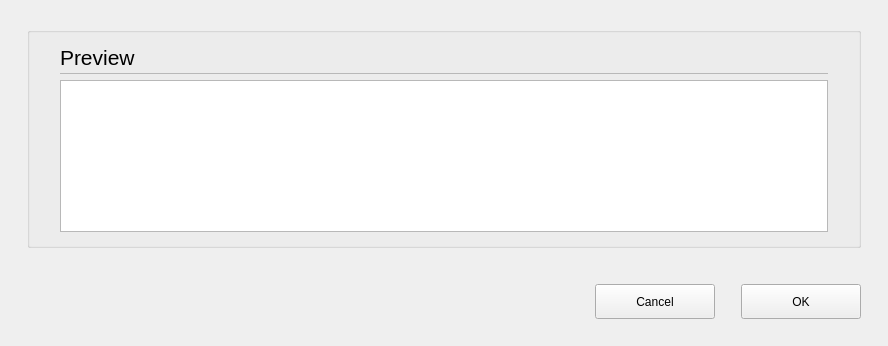
<?xml version="1.0" encoding="UTF-8"?>
<ui version="4.0">
 <class>C_SdNdeDpListCommentDialog</class>
 <widget class="QWidget" name="C_SdNdeDpListCommentDialog">
  <property name="geometry">
   <rect>
    <x>0</x>
    <y>0</y>
    <width>888</width>
    <height>346</height>
   </rect>
  </property>
  <property name="windowTitle">
   <string>C_SdNdeDpListCommentDialog</string>
  </property>
  <layout class="QVBoxLayout" name="verticalLayout">
   <property name="leftMargin">
    <number>27</number>
   </property>
   <property name="topMargin">
    <number>27</number>
   </property>
   <property name="rightMargin">
    <number>27</number>
   </property>
   <property name="bottomMargin">
    <number>0</number>
   </property>
   <item>
    <widget class="QGroupBox" name="pc_GroupBoxGeneral_5">
     <property name="styleRole" stdset="0">
      <string>default</string>
     </property>
     <property name="title">
      <string/>
     </property>
     <layout class="QVBoxLayout" name="verticalLayout_6">
      <property name="spacing">
       <number>0</number>
      </property>
      <property name="leftMargin">
       <number>30</number>
      </property>
      <property name="rightMargin">
       <number>30</number>
      </property>
      <property name="bottomMargin">
       <number>13</number>
      </property>
      <item>
       <layout class="QHBoxLayout" name="horizontalLayout_7" stretch="0,1">
        <property name="spacing">
         <number>6</number>
        </property>
        <item>
         <widget class="stw::opensyde_gui_elements::C_OgeLabContextMenuBase" name="pc_LabelHeadingPreview">
          <property name="styleRole" stdset="0">
           <string>heading-group-bold</string>
          </property>
          <property name="minimumSize">
           <size>
            <width>0</width>
            <height>30</height>
           </size>
          </property>
          <property name="maximumSize">
           <size>
            <width>16777215</width>
            <height>30</height>
           </size>
          </property>
          <property name="font">
           <font>
            <family>Segoe UI</family>
            <pointsize>16</pointsize>
           </font>
          </property>
          <property name="text">
           <string>Preview</string>
          </property>
         </widget>
        </item>
        <item>
         <spacer name="horizontalSpacer_10">
          <property name="orientation">
           <enum>Qt::Horizontal</enum>
          </property>
          <property name="sizeHint" stdset="0">
           <size>
            <width>40</width>
            <height>1</height>
           </size>
          </property>
         </spacer>
        </item>
       </layout>
      </item>
      <item>
       <layout class="QHBoxLayout" name="horizontalLayout_20" stretch="0">
        <property name="spacing">
         <number>0</number>
        </property>
        <property name="topMargin">
         <number>1</number>
        </property>
        <property name="rightMargin">
         <number>0</number>
        </property>
        <property name="bottomMargin">
         <number>0</number>
        </property>
        <item>
         <widget class="stw::opensyde_gui_elements::C_OgeFraSeparator" name="pc_Frame_3">
          <property name="minimumSize">
           <size>
            <width>0</width>
            <height>1</height>
           </size>
          </property>
          <property name="maximumSize">
           <size>
            <width>16777215</width>
            <height>1</height>
           </size>
          </property>
          <property name="frameShape">
           <enum>QFrame::StyledPanel</enum>
          </property>
          <property name="frameShadow">
           <enum>QFrame::Raised</enum>
          </property>
         </widget>
        </item>
       </layout>
      </item>
      <item>
       <spacer name="verticalSpacer_6">
        <property name="orientation">
         <enum>Qt::Vertical</enum>
        </property>
        <property name="sizeType">
         <enum>QSizePolicy::Fixed</enum>
        </property>
        <property name="sizeHint" stdset="0">
         <size>
          <width>6</width>
          <height>6</height>
         </size>
        </property>
       </spacer>
      </item>
      <item>
       <widget class="stw::opensyde_gui_elements::C_OgeTedPropertiesComment" name="pc_TextEditComment"/>
      </item>
     </layout>
    </widget>
   </item>
   <item>
    <spacer name="pc_VerticalSpacerButtonsObove">
     <property name="orientation">
      <enum>Qt::Vertical</enum>
     </property>
     <property name="sizeType">
      <enum>QSizePolicy::Fixed</enum>
     </property>
     <property name="sizeHint" stdset="0">
      <size>
       <width>20</width>
       <height>30</height>
      </size>
     </property>
    </spacer>
   </item>
   <item>
    <layout class="QHBoxLayout" name="horizontalLayout_22">
     <item>
      <spacer name="horizontalSpacer_9">
       <property name="orientation">
        <enum>Qt::Horizontal</enum>
       </property>
       <property name="sizeHint" stdset="0">
        <size>
         <width>40</width>
         <height>20</height>
        </size>
       </property>
      </spacer>
     </item>
     <item>
      <widget class="QPushButton" name="pc_PushButtonCancel">
       <property name="styleRole" stdset="0">
        <string>cancel</string>
       </property>
       <property name="minimumSize">
        <size>
         <width>120</width>
         <height>35</height>
        </size>
       </property>
       <property name="maximumSize">
        <size>
         <width>120</width>
         <height>35</height>
        </size>
       </property>
       <property name="text">
        <string>Cancel</string>
       </property>
      </widget>
     </item>
     <item>
      <spacer name="horizontalSpacer">
       <property name="orientation">
        <enum>Qt::Horizontal</enum>
       </property>
       <property name="sizeType">
        <enum>QSizePolicy::Fixed</enum>
       </property>
       <property name="sizeHint" stdset="0">
        <size>
         <width>20</width>
         <height>20</height>
        </size>
       </property>
      </spacer>
     </item>
     <item>
      <widget class="QPushButton" name="pc_PushButtonOk">
       <property name="styleRole" stdset="0">
        <string>dialog</string>
       </property>
       <property name="minimumSize">
        <size>
         <width>120</width>
         <height>35</height>
        </size>
       </property>
       <property name="maximumSize">
        <size>
         <width>120</width>
         <height>35</height>
        </size>
       </property>
       <property name="text">
        <string>OK</string>
       </property>
      </widget>
     </item>
    </layout>
   </item>
   <item>
    <spacer name="verticalSpacer_7">
     <property name="orientation">
      <enum>Qt::Vertical</enum>
     </property>
     <property name="sizeType">
      <enum>QSizePolicy::Fixed</enum>
     </property>
     <property name="sizeHint" stdset="0">
      <size>
       <width>20</width>
       <height>27</height>
      </size>
     </property>
    </spacer>
   </item>
  </layout>
 </widget>
 <customwidgets>
  <customwidget>
   <class>stw::opensyde_gui_elements::C_OgeLabContextMenuBase</class>
   <extends>QLabel</extends>
   <header>C_OgeLabContextMenuBase.hpp</header>
  </customwidget>
  <customwidget>
   <class>stw::opensyde_gui_elements::C_OgeFraSeparator</class>
   <extends>QFrame</extends>
   <header>C_OgeFraSeparator.hpp</header>
   <container>1</container>
  </customwidget>
  <customwidget>
   <class>stw::opensyde_gui_elements::C_OgeTedPropertiesComment</class>
   <extends>QTextEdit</extends>
   <header>C_OgeTedPropertiesComment.hpp</header>
  </customwidget>
 </customwidgets>
 <resources/>
 <connections/>
</ui>
